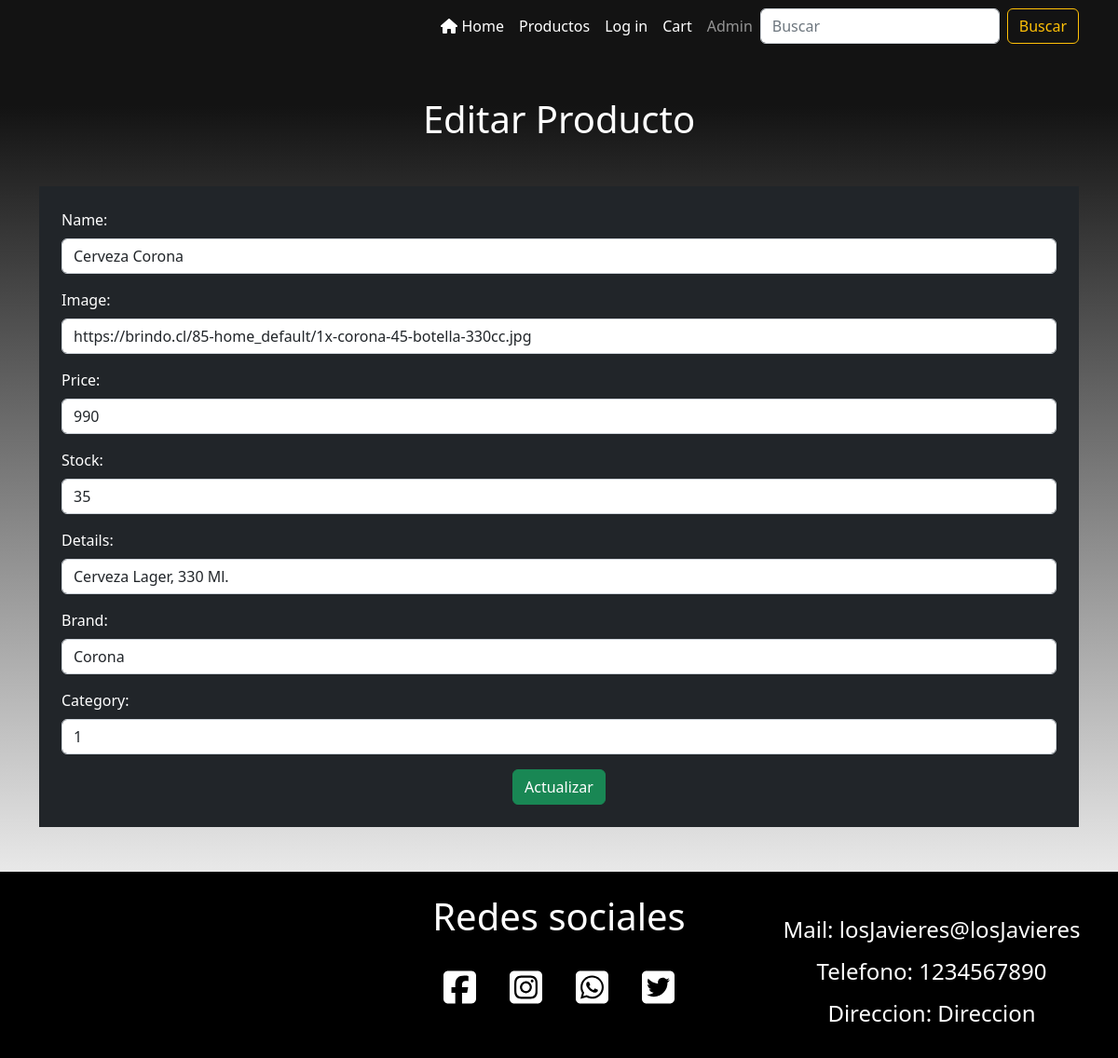
The app's page /products/editProduct/2, older data.
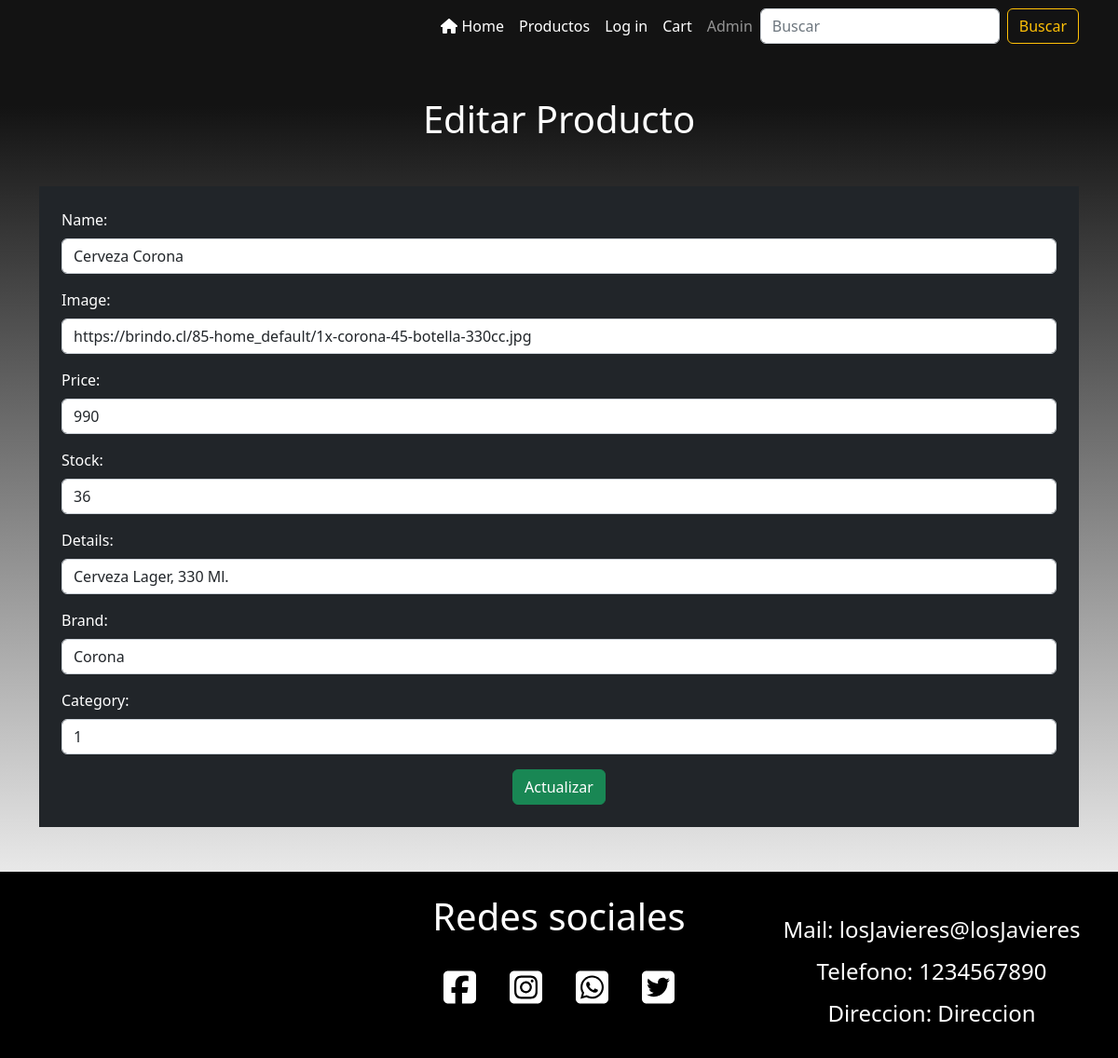
The same page, newer data.
### Botilleria/models.py (models this page shows)
class Product(models.Model):
    try:
        name = models.CharField(max_length=50)
        image = models.CharField(max_length=500)
        price = models.IntegerField()
        stock = models.CharField(max_length=32)
        details = models.CharField(max_length=500)
        brand = models.CharField(max_length=50)
        category = models.CharField(max_length=100)
    except Exception as e:
        print('Modelo no creado: ', e)

### Botilleria/views.py (the view)
# urls.py: path('products/editProduct/<int:pk>',
def editProduct(request, pk):
    try:
        product = get_object_or_404(Product, pk=pk)
        if request.method == 'POST':
            form = ProductForm(request.POST, instance=product)
            if form.is_valid():
                product = form.save(commit=False)
                product.save()
                messages.success(request, 'Producto modificado')
                return redirect('administrator')
        else:
            form = ProductForm(instance=product)
        return render(request, 'Products/editProduct.html', {'form': form})
    except Exception as e:
        print('producto no editado', e)

### Botilleria/context_processors.py (called while the page is built)
def totalPrice(request):
    totalCarrito = 0
    if 'cart' in request.session:
        for key, value in request.session['cart'].items():
            totalCarrito += int(value['price'])
    return {'totalPrice': totalCarrito}

### Botilleria/templates/Products/editProduct.html
{% extends '../layout/base.html' %} {% block content %}
<h1 class="text-center my-5">Editar Producto</h1>
<section class="container">
  <form method="POST" class="bg-dark container p-4 text-white">
    {% csrf_token %} {{ form.as_p }}
    <div class="text-center">
      <button type="submit" class="btn btn-success">Actualizar</button>
    </div>
  </form>
</section>
{% endblock %}

Row changes from the older to the newer data that the page shows:
changed Product "Cerveza Corona": stock "35" → "36"
